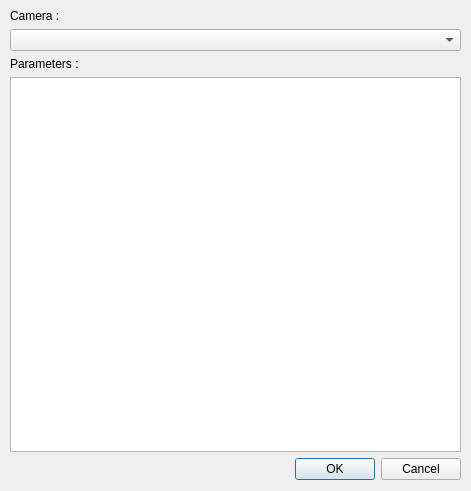
<?xml version="1.0" encoding="UTF-8"?>
<ui version="4.0">
 <class>CameraParametersDialog</class>
 <widget class="QDialog" name="CameraParametersDialog">
  <property name="geometry">
   <rect>
    <x>0</x>
    <y>0</y>
    <width>471</width>
    <height>491</height>
   </rect>
  </property>
  <property name="windowTitle">
   <string>Dialog</string>
  </property>
  <widget class="QWidget" name="layoutWidget">
   <property name="geometry">
    <rect>
     <x>10</x>
     <y>9</y>
     <width>451</width>
     <height>471</height>
    </rect>
   </property>
   <layout class="QVBoxLayout" name="verticalLayout">
    <item>
     <widget class="QLabel" name="label">
      <property name="text">
       <string>Camera :</string>
      </property>
     </widget>
    </item>
    <item>
     <widget class="QComboBox" name="cameraSelectCombo"/>
    </item>
    <item>
     <widget class="QLabel" name="label_2">
      <property name="text">
       <string>Parameters :</string>
      </property>
     </widget>
    </item>
    <item>
     <widget class="QTableView" name="parametersTable"/>
    </item>
    <item>
     <widget class="QDialogButtonBox" name="buttonBox">
      <property name="orientation">
       <enum>Qt::Horizontal</enum>
      </property>
      <property name="standardButtons">
       <set>QDialogButtonBox::Cancel|QDialogButtonBox::Ok</set>
      </property>
     </widget>
    </item>
   </layout>
  </widget>
 </widget>
 <resources/>
 <connections>
  <connection>
   <sender>buttonBox</sender>
   <signal>accepted()</signal>
   <receiver>CameraParametersDialog</receiver>
   <slot>accept()</slot>
   <hints>
    <hint type="sourcelabel">
     <x>248</x>
     <y>254</y>
    </hint>
    <hint type="destinationlabel">
     <x>157</x>
     <y>274</y>
    </hint>
   </hints>
  </connection>
  <connection>
   <sender>buttonBox</sender>
   <signal>rejected()</signal>
   <receiver>CameraParametersDialog</receiver>
   <slot>reject()</slot>
   <hints>
    <hint type="sourcelabel">
     <x>316</x>
     <y>260</y>
    </hint>
    <hint type="destinationlabel">
     <x>286</x>
     <y>274</y>
    </hint>
   </hints>
  </connection>
 </connections>
</ui>
